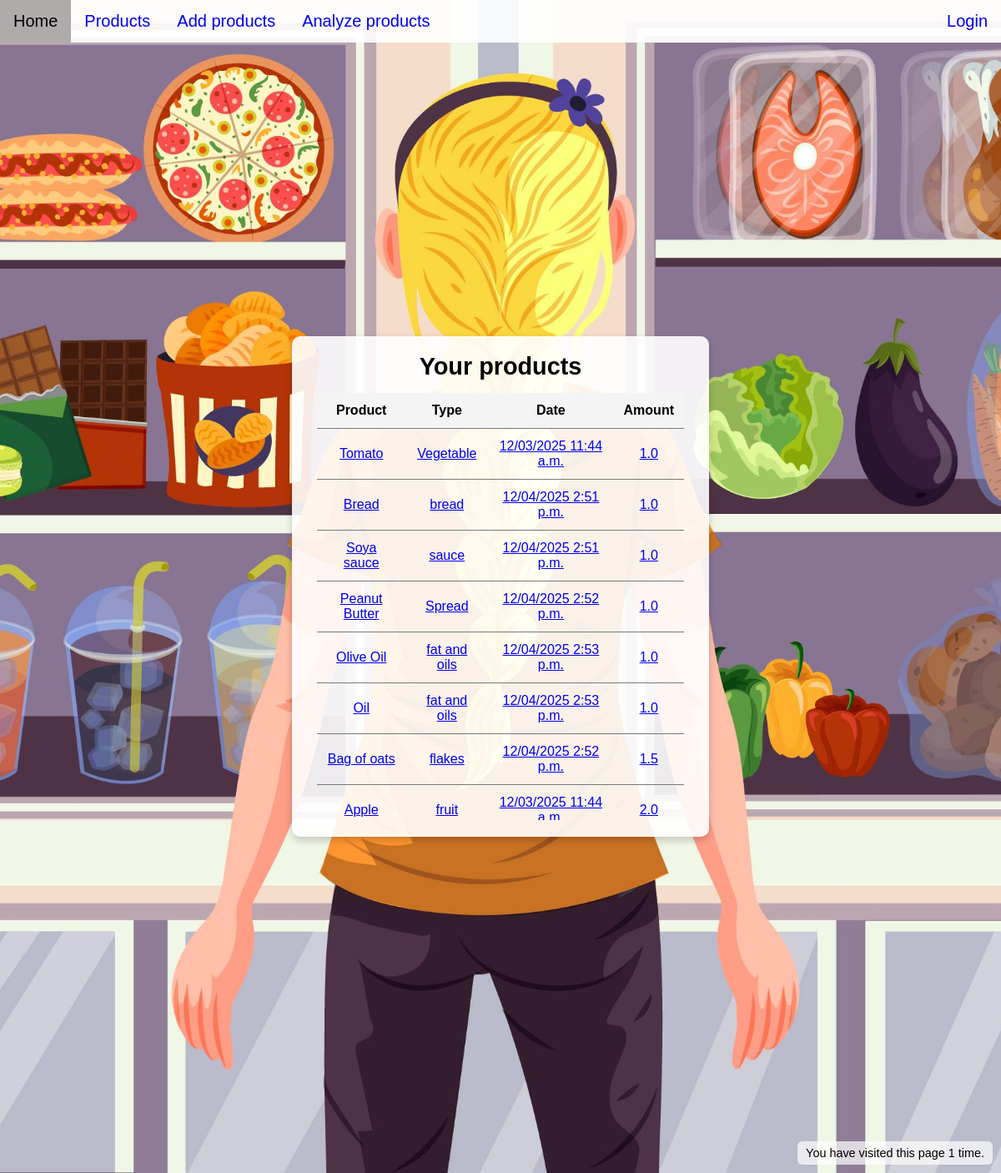
The page /tracker/ on the database as committed earlier.
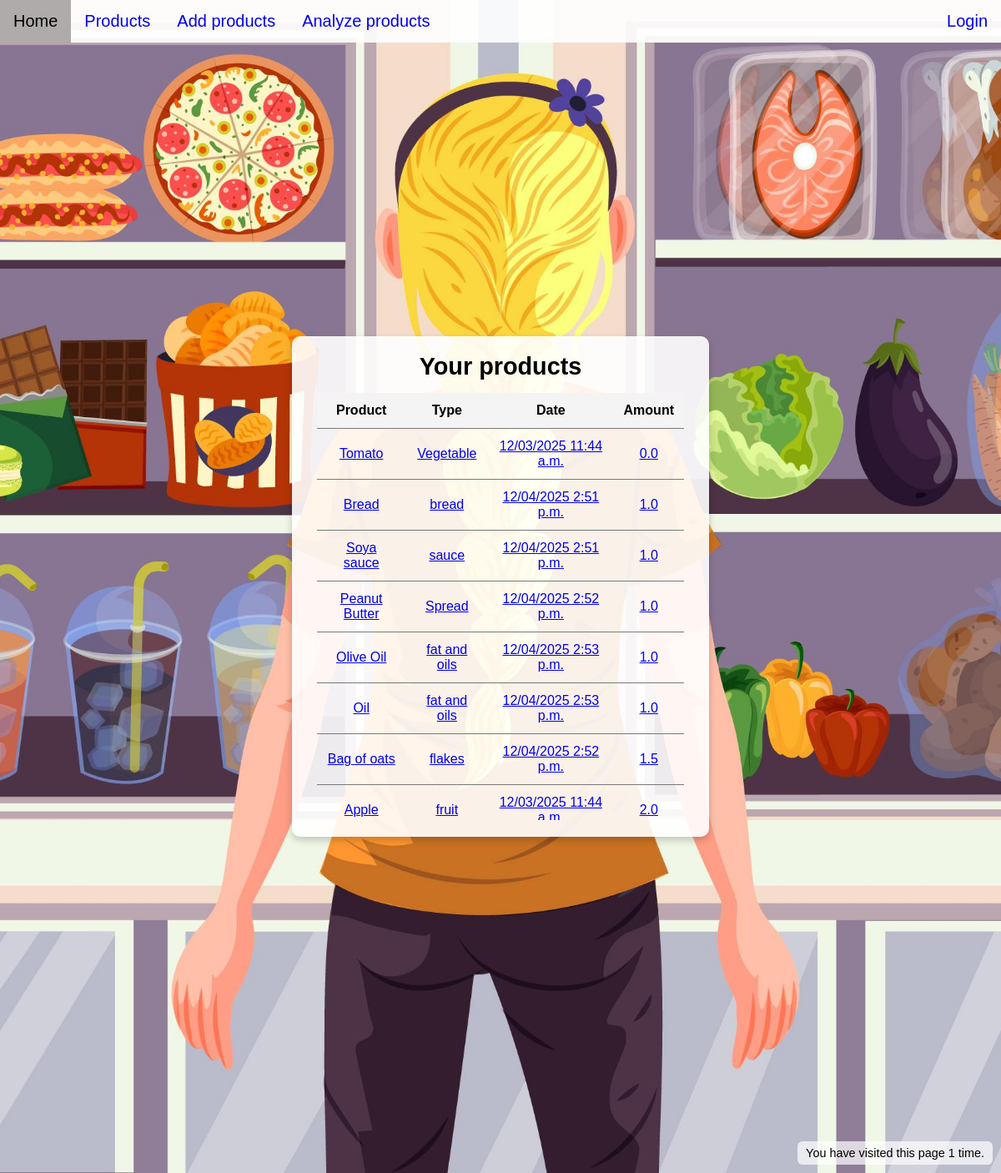
The same page on the database as committed later.
### tracker/models.py (models this page shows, shortened)
class Product(models.Model):
    product_name = models.CharField(max_length=200)
    product_type = models.CharField(max_length=200)
    entry_date = models.DateTimeField("Upload date")
    amount = models.FloatField(default=0)

### tracker/views.py (the view)
# urls.py: path("", views.IndexView.as_view(), name="index"),
class IndexView(generic.ListView):
    template_name = "tracker/index.html"
    context_object_name = "product_list"
    fields = ["Product", "Type", "Date", "Amount"]
    def get_queryset(self):
        return Product.objects.order_by("amount")
    def get_context_data(self, **kwargs):
        context = super().get_context_data(**kwargs)
        context['fields'] = self.fields
        num_visits = self.request.session.get('num_visits', 0)
        num_visits += 1
        self.request.session['num_visits'] = num_visits
        context['num_visits'] = num_visits
        return context

### tracker/templates/tracker/index.html (shortened to what this page needs)
{% extends "base.html" %}
{% load static %}
{% block content %}
<div class="box">
    <header>Your products</header>
    {% if product_list %}
        <div class="table-container">
            <table>
                <thead>
                    <tr>
                        {% for col in fields %}
                            <th>{{ col|capfirst }}</th>
                        {% endfor %}
                    </tr>
                </thead>
                <tbody>
                    {% for product in product_list %}
                        <tr>
                            <td>
                                <a href="{% url 'tracker:detail' product.id %}">
                                    {{ product.product_name }}
                                </a>
                            </td>
                            <td>
                                <a href="{% url 'tracker:detail' product.id %}">
                                    {{ product.product_type }}
                                </a>
                            </td>
                            <td>
                                <a href="{% url 'tracker:detail' product.id %}">
                                    {{ product.entry_date|date:"SHORT_DATETIME_FORMAT" }}
                                </a>
                            </td>
                            <td>
                                <a href="{% url 'tracker:detail' product.id %}">
                                    {{ product.amount }}
                                </a>
                            </td>
                        </tr>
                    {% endfor %}
                </tbody>
            </table>
        </div>
    {% else %}
        <p>No products are available.</p>
    {% endif %}
</div>
<div id="visitcounter">
    You have visited this page {{ num_visits }} time{{ num_visits|pluralize }}.
</div>
{% endblock %}

Rows that differ between the two databases and show on the page:
changed Product "Tomato": amount "1.0" → "0.0"
